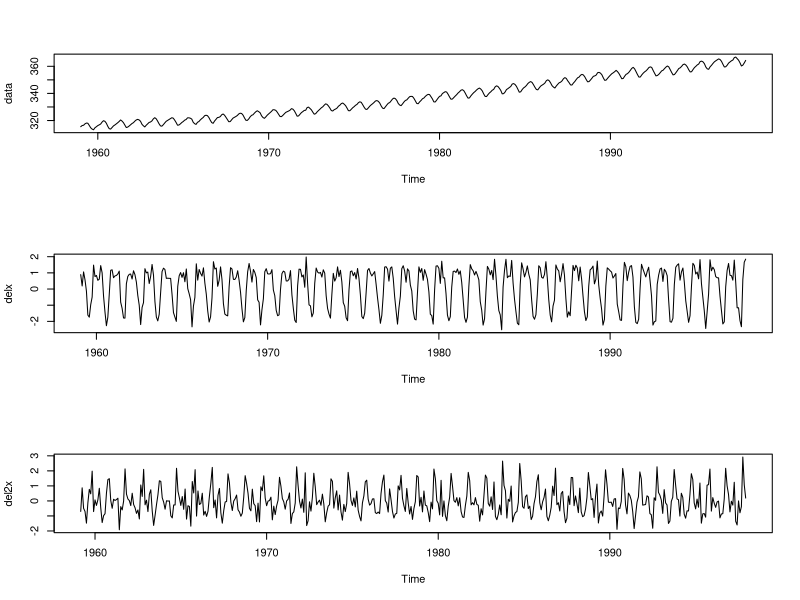

Recreate this plot in R. (Note: this script raises an error after producing the figure.)
rm(list=ls())
data=co2
delx=diff(data,lag=1)
del2x=diff(data,lag=1,differences=2)

par(mfrow=c(3,1))
plot(data)
plot(delx)
plot(del2x)

lag:12;difference:1

new_data=diff(data,lag=12);new_data
plot(new_data)
new_data2=diff(data,lag=12,differences=2);new_data2
plot(new_data2)

data
detrended=diff(data,lag=1,differences=1)
plot(detrended)
deseasonalised=diff(detrended,lag=12,differences=1)
plot(deseasonalised)

data2=log(AirPassengers)
par(mfrow=c(2,2))
detrended2=diff(data2,lag=1,differences=2)
plot(detrended2)
deseasonalised2=diff(detrended2,lag=12,differences=2)
plot(deseasonalised2)

data3=log(JohnsonJohnson)
par(mfrow=c(2,1))
detrended3=diff(data3,lag=1,differences=2)
plot(detrended3)
deseasonalised3=diff(detrended3,lag=12,differences=2)
plot(deseasonalised3)
